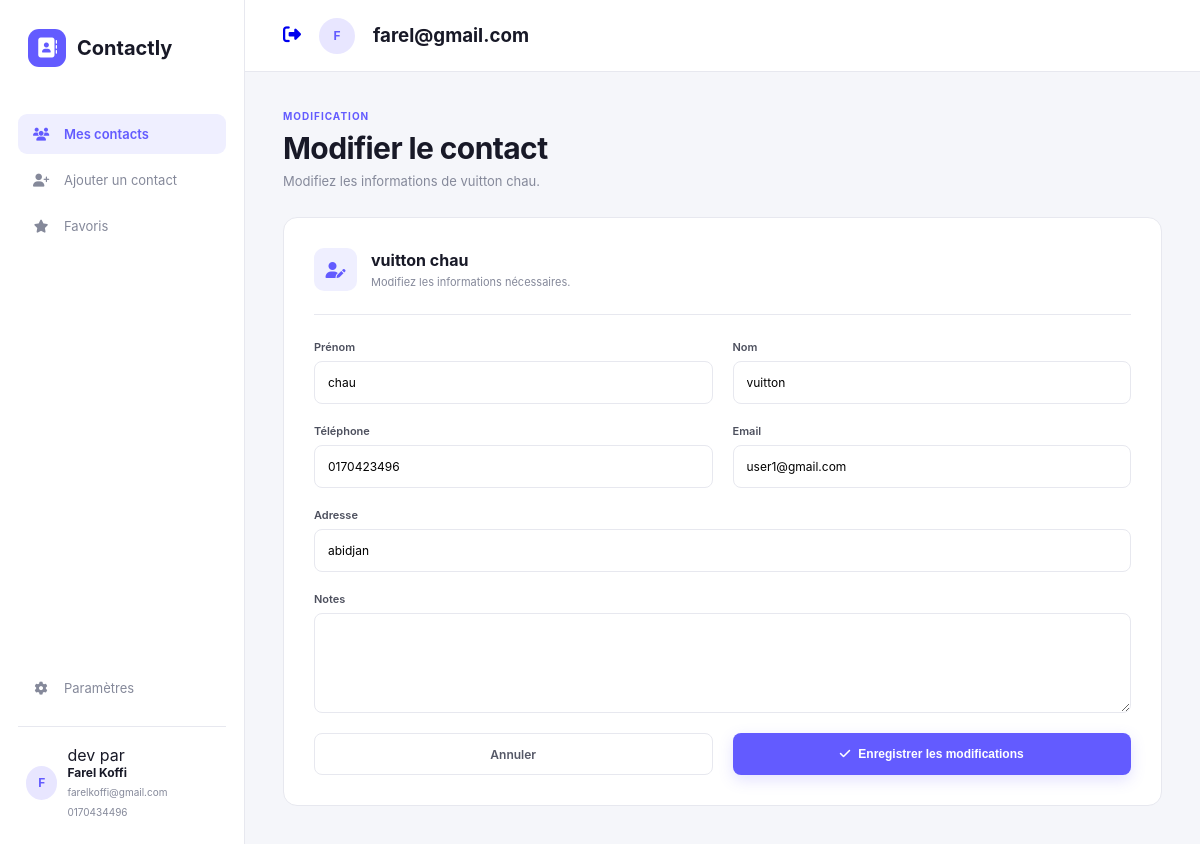
Screenshot of /modifier/12/ (signed in) with the database file from the repository.
### gestion_user/models.py (models this page shows)
class User (AbstractUser):
    pass

### adressebook/models.py (models this page shows, shortened)
class Contact(models.Model):
    user = models.ForeignKey( User ,null=True,blank=True,on_delete=models.CASCADE)
    nom = models.CharField(max_length=180)
    prenom=models.CharField(max_length=200 , null=True,blank=True)
    telephone=models.CharField(max_length=20)
    email = models.EmailField(null=True,blank=True)
    note = models.TextField(null=True,blank=True)
    date_creation = models.DateField(auto_now_add=True)
    derniere_modification = models.DateField(auto_now=True)
    adresse = models.CharField(max_length=300,null=True,blank=True)

### adressebook/views.py (the view)
# urls.py: path('modifier/<int:id>/',modifier,name='modifier'),
@login_required(login_url='auth')
def modifier(request,id):
    contact = Contact.objects.get(id=id , user=request.user)
    return render(request,'modifier.html', {'contact':contact})

### adressebook/templates/modifier.html (shortened to what this page needs)
{% extends 'base.html' %}
{% load static %}
{% block content %}
        <div class="content">
            <div class="content-header">
                <div>
                    <span class="eyebrow">
                        MODIFICATION
                    </span>
                    <h1>Modifier le contact</h1>
                    <p>
                        Modifiez les informations de {{ contact.nom }} {{ contact.prenom }}.
                    </p>
                </div>
            </div>
            <div class="form-card">
                <div class="form-card-header">
                    <div class="form-icon">
                        <i class="fa-solid fa-user-pen"></i>
                    </div>
                    <div>
                        <h2> {{ contact.nom }} {{ contact.prenom }}</h2>
                        <p>
                            Modifiez les informations nécessaires.
                        </p>
                    </div>
                </div>
                <form method="post" action="{% url 'conf_modif' contact.id %}">
                    <div class="form-grid">
                        <div class="form-group">
                            <label>Prénom</label>
                            <input
                            name="prenom"
                                type="text"
                                value="{{ contact.prenom }}"
                            >
                        </div>
                        <div class="form-group">
                            <label>Nom</label>
                            <input
                                type="text"
                                value="{{ contact.nom }}"
                                name="nom"
                            >
                        </div>
                        <div class="form-group">
                            <label>Téléphone</label>
                            <input
                                type="tel"
                                value="{{ contact.telephone }}"
                                name="telephone"
                            >
                        </div>
                        <div class="form-group">
                            <label>Email</label>
                            <input
                                type="email"
                                value="{{ contact.email }}"
                                name="email"
                            >
                        </div>
                        <div class="form-group full">
                            <label>Adresse</label>
                            <input
                                type="text"
                                value="{{ contact.adresse }}"
                                name="adresse"
                            >
                        </div>
                        <div class="form-group full">
                            <label>Notes</label>
                            <textarea
                            name="note"
                            > {{ contact.note }} </textarea>
                        </div
                    <div class="form-actions">
                        <a
                            href="{% url 'index' %}"
                            class="secondary-button"
                        >
                            Annuler
                        </a>
                        <button
                            type="submit"
                            class="primary-button"
                        >
                            <i class="fa-solid fa-check"></i>
                            Enregistrer les modifications
                        </button>
                    </div>
                </form>
            </div>
        </div>
    </main>
</div>
</body>
</html>
{% endblock %}

### adressebook/templates/base.html (shortened to what this page needs)
{% load static %}
<!DOCTYPE html>
<html lang="fr">
<head>
    <link rel="stylesheet" href="{% static 'style.css' %}">
    <link
        rel="stylesheet"
        href="https://cdnjs.cloudflare.com/ajax/libs/font-awesome/6.5.2/css/all.min.css"
    >
</head>
<body>
<div class="app">
    <aside class="sidebar">
        <div class="logo">
            <div class="logo-icon">
                <i class="fa-solid fa-address-book"></i>
            </div>
            <span>Contactly</span>
        </div>
        <nav class="navigation">
            <a href="{% url 'index' %}" class="nav-link active">
                <i class="fa-solid fa-users"></i>
                <span>Mes contacts</span>
            </a>
            <a href="{% url 'ajouter' %}" class="nav-link">
                <i class="fa-solid fa-user-plus"></i>
                <span>Ajouter un contact</span>
            </a>
            <a href="#" class="nav-link">
                <i class="fa-solid fa-star"></i>
                <span>Favoris</span>
            </a>
        </nav>
        <div class="sidebar-bottom">
            <a href="{% url 'parametre' %}" class="nav-link">
                <i class="fa-solid fa-gear"></i>
                <span>Paramètres</span>
            </a>
            <div class="user-mini">
                <div class="user-avatar">
                    F
                </div>
                <div>
                    <p> dev par </p>
                    <strong>Farel Koffi</strong>
                    <small> farelkoffi@gmail.com
                        0170434496
                    </small>
                </div>
            </div>
        </div>
    </aside>
    <main class="main">
        <header class="topbar">
            <div class="topbar-actions">
            {% if user.is_authenticated %}
                <button class="icon-button">
                     <a href="{% url 'deconnexion' %}">  <i class="fa-solid fa-right-from-bracket"></i> </a>
                </button>
                <div class="top-avatar">
                {{ user.email|slice:":1"|upper }}
                </div>
                <h3>{{ user.email }}</h3>
            {% endif %}
            </div>
        </header>
        {% block content %}
        {% endblock %}

### rows the page displays
User: email "F", email "farel@gmail.com"
Contact: nom "vuitton", prenom "chau", telephone "0170423496", email "user1@gmail.com", adresse "abidjan"
